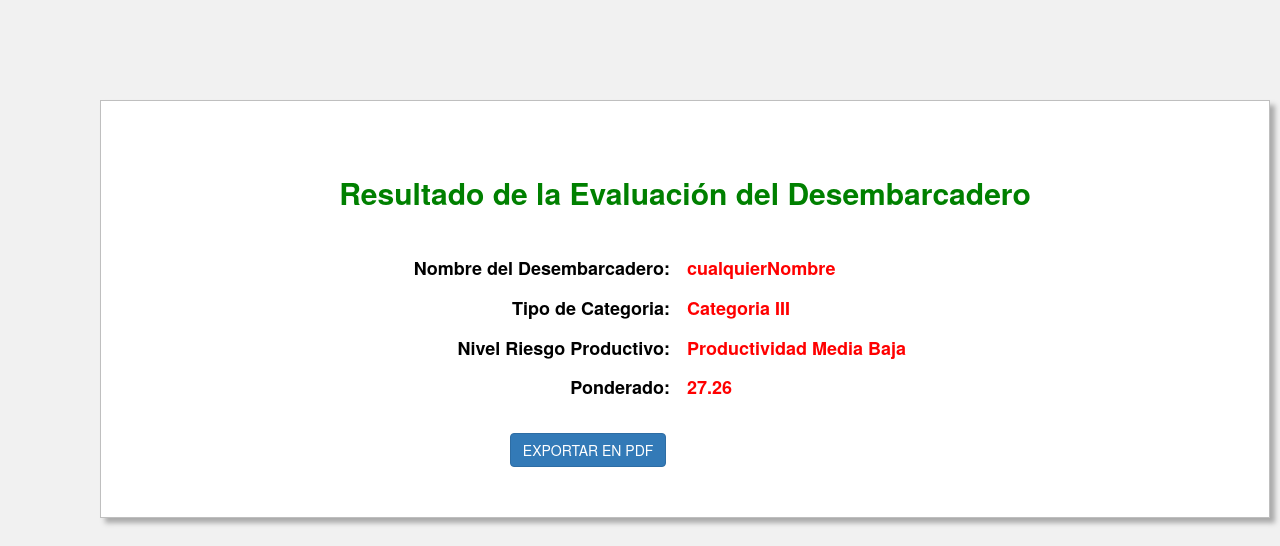
Page /2/result_desembarco/ on the committed database.
### criterios/models.py (models this page shows, shortened)
class Formulario(models.Model):
    usuario = models.ForeignKey(Usuario, on_delete=models.CASCADE, blank=True, null=True)
    idFormulario = models.AutoField(primary_key=True)
    nombreFormulario = models.CharField(max_length=100)
    tipo = models.CharField(max_length=50)
    nivel = models.CharField(max_length=50)
    ponderado = models.CharField(max_length=5,blank=True,null=True)
    condiciones = models.CharField(max_length=100,blank=True,null=True)

### criterios/views.py (the view)
# urls.py: re_path(r'^(?P<formulario_id>[1-9]+)/result_desembarco/$',views.re_desembarco, name='result_desembarco'),
def re_desembarco(request, formulario_id):
    formulario = get_object_or_404(Formulario, pk=formulario_id)
    return render(request, 'result_desembarco.html', {'formulario': formulario})

### criterios/templates/result_desembarco.html (shortened to what this page needs)
{% load static %}
<!DOCTYPE html>
<html>
 <head>
  <link rel="stylesheet" href="https://maxcdn.bootstrapcdn.com/bootstrap/3.3.6/css/bootstrap.min.css" />
  <link rel="stylesheet" href="https://cdnjs.cloudflare.com/ajax/libs/bootstrap-multiselect/0.9.13/css/bootstrap-multiselect.css" />
   <link rel="stylesheet" href="{% static 'css/myStyle.css' %}" />
 </head>
 <body>
  <div id="res_content" class="container">
    <div class="row" id="res_title">
      <h2> Resultado de la Evaluación del Desembarcadero</h2>
    </div>
    <div class="row" >
      <div class="col-sm-6 res_label">
        <h4> Nombre del Desembarcadero: </h4>
      </div>
      <div class="col-sm-6 res_desc">
        <h4> {{ formulario.nombreFormulario }} </h4>
      </div>
    </div>
    <div class="row" >
      <div class="col-sm-6 res_label">
        <h4> Tipo de Categoria: </h4>
      </div>
      <div class="col-sm-6 res_desc">
        <h4> {{ formulario.tipo}}</h4>
      </div>
    </div>
    <div class="row" id="">
      <div class="col-sm-6 res_label">
        <h4> Nivel Riesgo Productivo: </h4>
      </div>
      <div class="col-sm-6 res_desc">
        <h4> {{ formulario.nivel}} </h4>
      </div>
    </div>
    <div class="row" id="">
      <div class="col-sm-6 res_label">
        <h4> Ponderado: </h4>
      </div>
      <div class="col-sm-6 res_desc">
        <h4> {{ formulario.ponderado }} </h4>
      </div>
    </div>
    <div class="row" id="res_btn">
      <a class="btn btn-primary btn-xl text-uppercase js-scroll-trigger" href="{% url 'reporte_formularios_pdf' formulario.pk%}" target="_blank" role= "button">Exportar en PDF</a>
    </div>
  </div>
 </body>
</html>

### static/css/myStyle.css (style rules this page uses)
body { background-color: #f1f1f1; }
#res_content { background-color: white; margin: 100px 100px; border: 1px solid #BFBFBF; padding: 25px 50px; box-shadow: 5px 5px 5px #aaaaaa; }
#res_title { color: green; padding: 20px 20px; margin: 10px 0px; text-align: center; }
.res_desc { text-align: left; color: red; padding-left: 2px; }
.res_label { text-align: right; color: black; }
h4 { font-weight: bold; }
h2 { font-weight: bold; }
#res_btn { padding: inherit; padding-left: 35%; }
.avgrund-ready body, .avgrund-ready .avgrund-contents, .avgrund-ready .avgrund-popup, .avgrund-ready .avgrund-cover { -webkit-transform-origin: 50% 50%; -moz-transform-origin: 50% 50%; -ms-transform-origin: 50% 50%; -o-transform-origin: 50% 50%; transform-origin: 50% 50%; -webkit-transition: 0.3s all cubic-bezier(0.250, 0.460, 0.450, 0.940); -moz-transition: 0.3s all cubic-bezier(0.250, 0.460, 0.450, 0.940); -ms-transition: 0.3s all cubic-bezier(0.250, 0.460, 0.450, 0.940); -o-transition: 0.3s all cubic-bezier(0.250, 0.460, 0.450, 0.940); transition: 0.3s all cubic-bezier(0.250, 0.460, 0.450, 0.940); }

### rows in the picture
Formulario: nombreFormulario "cualquierNombre", tipo "Categoria III", nivel "Productividad Media Baja", ponderado "27.26"
